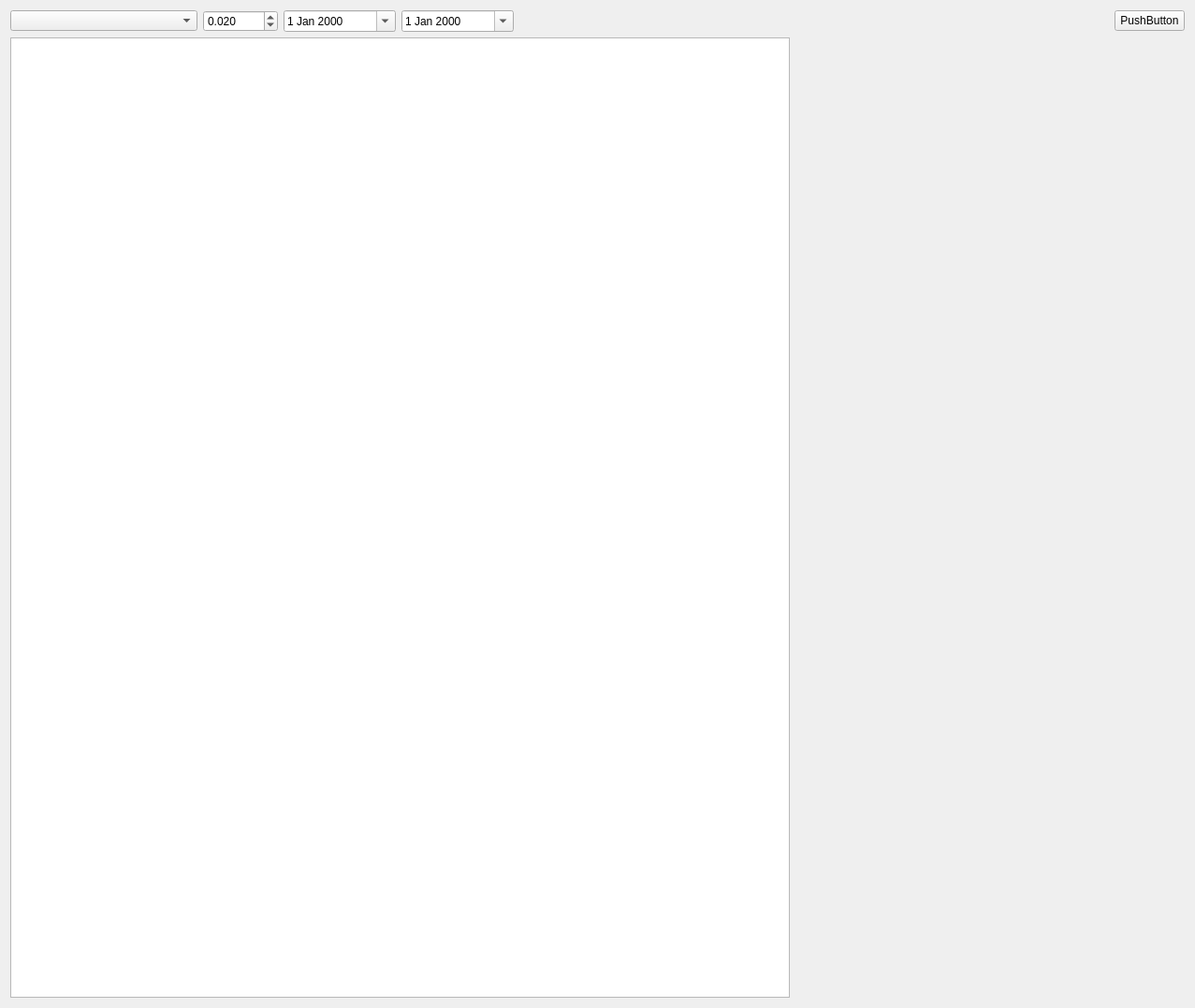
<?xml version="1.0" encoding="UTF-8"?>
<ui version="4.0">
 <class>SingleAssetAnalyseTab</class>
 <widget class="QWidget" name="SingleAssetAnalyseTab">
  <property name="geometry">
   <rect>
    <x>0</x>
    <y>0</y>
    <width>1277</width>
    <height>1077</height>
   </rect>
  </property>
  <property name="windowTitle">
   <string>Form</string>
  </property>
  <layout class="QVBoxLayout" name="verticalLayout_5">
   <item>
    <layout class="QVBoxLayout" name="verticalLayout_4">
     <item>
      <layout class="QHBoxLayout" name="horizontalLayout_3">
       <item>
        <widget class="QComboBox" name="asset_selector">
         <property name="maximumSize">
          <size>
           <width>200</width>
           <height>16777215</height>
          </size>
         </property>
        </widget>
       </item>
       <item>
        <widget class="QDoubleSpinBox" name="stepSizeBox">
         <property name="maximumSize">
          <size>
           <width>80</width>
           <height>16777215</height>
          </size>
         </property>
         <property name="decimals">
          <number>3</number>
         </property>
         <property name="value">
          <double>0.020000000000000</double>
         </property>
        </widget>
       </item>
       <item>
        <widget class="QDateEdit" name="startDate">
         <property name="maximumSize">
          <size>
           <width>120</width>
           <height>16777215</height>
          </size>
         </property>
         <property name="calendarPopup">
          <bool>true</bool>
         </property>
        </widget>
       </item>
       <item>
        <widget class="QDateEdit" name="endDate">
         <property name="maximumSize">
          <size>
           <width>120</width>
           <height>16777215</height>
          </size>
         </property>
         <property name="calendarPopup">
          <bool>true</bool>
         </property>
        </widget>
       </item>
       <item alignment="Qt::AlignmentFlag::AlignRight">
        <widget class="QPushButton" name="pushButton">
         <property name="maximumSize">
          <size>
           <width>75</width>
           <height>16777215</height>
          </size>
         </property>
         <property name="text">
          <string>PushButton</string>
         </property>
        </widget>
       </item>
      </layout>
     </item>
     <item>
      <layout class="QGridLayout" name="gridLayout_2" columnstretch="4,2">
       <item row="2" column="0">
        <layout class="QVBoxLayout" name="layoutChart1"/>
       </item>
       <item row="1" column="1">
        <layout class="QVBoxLayout" name="verticalLayout" stretch="2,2,4">
         <item>
          <widget class="QWidget" name="priceAantalChart" native="true"/>
         </item>
         <item>
          <widget class="QWidget" name="resultaatChart" native="true"/>
         </item>
         <item>
          <widget class="QWidget" name="widget_2" native="true"/>
         </item>
        </layout>
       </item>
       <item row="1" column="0">
        <layout class="QVBoxLayout" name="verticalLayout_2" stretch="1,1">
         <item>
          <layout class="QVBoxLayout" name="verticalLayout_3">
           <item>
            <widget class="QTableWidget" name="payoff_table"/>
           </item>
          </layout>
         </item>
         <item>
          <layout class="QVBoxLayout" name="layoutChart"/>
         </item>
        </layout>
       </item>
      </layout>
     </item>
    </layout>
   </item>
  </layout>
 </widget>
 <resources/>
 <connections/>
</ui>
